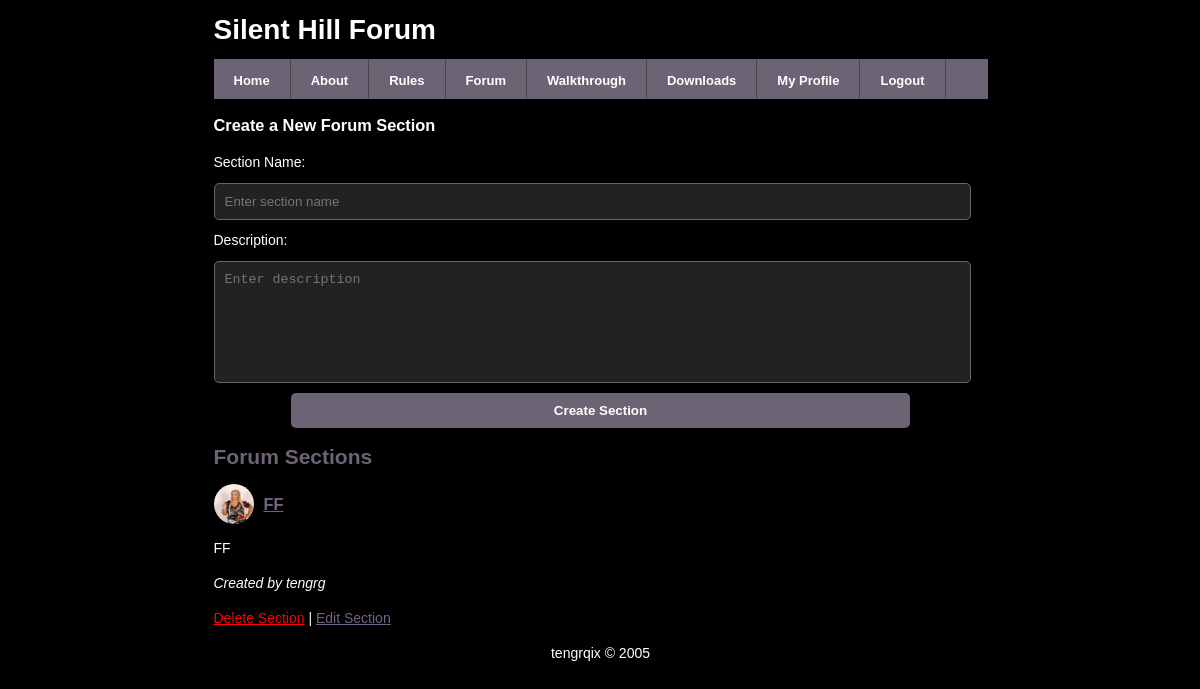
The page /forum.php (signed in) on the database its author committed.
### tables this page shows
CREATE TABLE `forum_sections` (
  `id` int(11) NOT NULL,
  `name` varchar(255) NOT NULL,
  `description` text DEFAULT NULL,
  `user_id` int(11) DEFAULT NULL
);

CREATE TABLE `users` (
  `id` int(11) NOT NULL,
  `username` varchar(255) NOT NULL,
  `password` varchar(255) NOT NULL,
  `email` varchar(255) NOT NULL,
  `profile_picture` varchar(255) DEFAULT NULL
);

### forum.php (the view, shortened to what this page needs)
<?php
$conn = (new Database())->connect();
$stmt = $conn->prepare("SELECT id FROM users WHERE username = ?");
$stmt->bind_param("s", $_SESSION['user']);
$stmt->execute();
$result = $stmt->get_result();
$userData = $result->fetch_assoc();
$loggedUserId = $userData['id'];
$stmt = $conn->prepare("SELECT fs.*, u.username, u.profile_picture
                        FROM forum_sections fs
                        JOIN users u ON fs.user_id = u.id
                        ORDER BY fs.id DESC");
$stmt->execute();
$result = $stmt->get_result();
$sections = $result->fetch_all(MYSQLI_ASSOC);
include 'partials/header.php';
?>
<div id="forum-content">
    <div id="create-section-form">
        <h3>Create a New Forum Section</h3>
        <form action="forum.php" method="POST">
            <label for="name">Section Name:</label>
            <input type="text" id="name" name="name" required placeholder="Enter section name">
            <label for="description">Description:</label>
            <textarea id="description" name="description" placeholder="Enter description"></textarea>
            <button type="submit">Create Section</button>
        </form>
    </div>
    <h2>Forum Sections</h2>
    <?php if (count($sections) > 0): ?>
        <?php foreach ($sections as $section): ?>
            <div class='forum-section'>
                <div style="display: flex; align-items: center;">
                    <?php if (!empty($section['profile_picture'])): ?>
                        <img src="<?php echo htmlspecialchars($section['profile_picture']); ?>" alt="Profile Pic" width="40" height="40" style="border-radius:50%; margin-right:10px;">
                    <?php else: ?>
                        <img src="images/profile_pics/default.jpg" alt="Profile Pic" width="40" height="40" style="border-radius:50%; margin-right:10px;">
                    <?php endif; ?>
                    <h3 style="margin: 0;">
                        <a href='forum_section.php?id=<?php echo $section['id']; ?>'>
                            <?php echo htmlspecialchars($section['name']); ?>
                        </a>
                    </h3>
                </div>
                <p><?php echo nl2br(htmlspecialchars($section['description'])); ?></p>
                <p><em>Created by <?php echo htmlspecialchars($section['username']); ?></em></p>
                <?php if ($section['user_id'] == $loggedUserId): ?>
                    <div>
                        <a href='forum.php?delete_section=<?php echo $section['id']; ?>' style='color:red;'>Delete Section</a> |
                        <a href='forum_actions/edit_section.php?section_id=<?php echo $section['id']; ?>'>Edit Section</a>
                    </div>
                <?php endif; ?>
            </div>
        <?php endforeach; ?>
    <?php else: ?>
        <p>No forum sections yet.</p>
    <?php endif; ?>
</div>
<?php include 'partials/footer.php'; ?>

### css/style.css (style rules this page uses)
h2 { color: #6c6374; }
input, button { width: 95%; padding: 10px; margin: 10px 0; border: 1px solid #666; border-radius: 5px; background: #222; color: white; }
button { width: 80%; padding: 10px; border: none; background: #6c6374; color: white; font-weight: bold; border-radius: 5px; cursor: pointer; display: block; margin: 0 auto; }
#description { width: 95%; padding: 10px; margin: 10px 0; border: 1px solid #666; border-radius: 5px; background: #222; color: white; text-align: left; height: 100px; resize: none; }
body { text-align: center; background: url(../images/back.jpg) top center repeat-y; background-color: #000000; font-family: Arial; color: #FFFFFF; line-height: 1.5em; font-size: 14px; }
a:link, a:visited { color: #746285; }

### rows shown on the page
forum_sections: user.profile_picture (picture), name "FF", description "FF", user.username "tengrg"

### other values the page prints
$name "Home"
$name "About"
$name "Rules"
$name "Forum"
$name "Walkthrough"
$name "Downloads"
